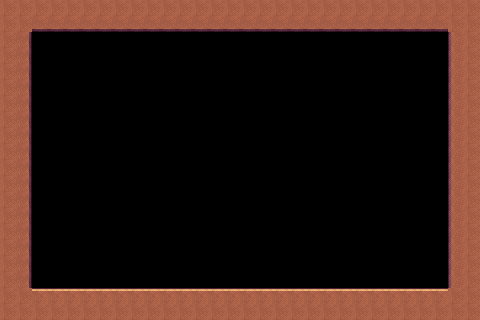

This is a level from a 2D game, rendered from its Tiled map with the project's own tilesets. A one-line summary and the complete map file follow:
An orthogonal 30x20 tile map with 16x16 px tiles, 1 tile layer (ground) and 1 object.

<map version="1.10" tiledversion="1.11.2" orientation="orthogonal" renderorder="right-down" width="30" height="20" tilewidth="16" tileheight="16" infinite="0" nextlayerid="3" nextobjectid="3">
 <tileset firstgid="1" name="Inca_front_by_Kronbits-extended" tilewidth="16" tileheight="16" tilecount="280" columns="20">
  <image source="../assets/tiles/Inca_front_by_Kronbits-extended.png" width="320" height="224" />
 </tileset>
 <layer id="1" name="ground" width="30" height="20">
  <data encoding="csv">
32,32,32,32,32,32,32,32,32,32,32,32,32,32,32,32,32,32,32,32,32,32,32,32,32,32,32,32,32,32,
32,32,72,72,72,72,72,72,72,72,72,72,72,72,72,72,72,72,72,72,72,72,72,72,72,72,72,72,32,32,
32,34,0,0,0,0,0,0,0,0,0,0,0,0,0,0,0,0,0,0,0,0,0,0,0,0,0,0,31,32,
32,34,0,0,0,0,0,0,0,0,0,0,0,0,0,0,0,0,0,0,0,0,0,0,0,0,0,0,31,32,
32,34,0,0,0,0,0,0,0,0,0,0,0,0,0,0,0,0,0,0,0,0,0,0,0,0,0,0,31,32,
32,34,0,0,0,0,0,0,0,0,0,0,0,0,0,0,0,0,0,0,0,0,0,0,0,0,0,0,31,32,
32,34,0,0,0,0,0,0,0,0,0,0,0,0,0,0,0,0,0,0,0,0,0,0,0,0,0,0,31,32,
32,34,0,0,0,0,0,0,0,0,0,0,0,0,0,0,0,0,0,0,0,0,0,0,0,0,0,0,31,32,
32,34,0,0,0,0,0,0,0,0,0,0,0,0,0,0,0,0,0,0,0,0,0,0,0,0,0,0,31,32,
32,34,0,0,0,0,0,0,0,0,0,0,0,0,0,0,0,0,0,0,0,0,0,0,0,0,0,0,31,32,
32,34,0,0,0,0,0,0,0,0,0,0,0,0,0,0,0,0,0,0,0,0,0,0,0,0,0,0,31,32,
32,34,0,0,0,0,0,0,0,0,0,0,0,0,0,0,0,0,0,0,0,0,0,0,0,0,0,0,31,32,
32,34,0,0,0,0,0,0,0,0,0,0,0,0,0,0,0,0,0,0,0,0,0,0,0,0,0,0,31,32,
32,34,0,0,0,0,0,0,0,0,0,0,0,0,0,0,0,0,0,0,0,0,0,0,0,0,0,0,31,32,
32,34,0,0,0,0,0,0,0,0,0,0,0,0,0,0,0,0,0,0,0,0,0,0,0,0,0,0,31,32,
32,34,0,0,0,0,0,0,0,0,0,0,0,0,0,0,0,0,0,0,0,0,0,0,0,0,0,0,31,32,
32,34,0,0,0,0,0,0,0,0,0,0,0,0,0,0,0,0,0,0,0,0,0,0,0,0,0,0,31,32,
32,34,0,0,0,0,0,0,0,0,0,0,0,0,0,0,0,0,0,0,0,0,0,0,0,0,0,0,31,32,
32,32,12,12,12,12,12,12,12,12,12,12,12,12,12,12,12,12,12,12,12,12,12,12,12,12,12,12,32,32,
32,32,32,32,32,32,32,32,32,32,32,32,32,32,32,32,32,32,32,32,32,32,32,32,32,32,32,32,32,32
</data>
 </layer>
 <objectgroup id="2" name="Entities">
  <object id="2" template="../assets/templates/Entrance.tx" x="64" y="256" />
 </objectgroup>
</map>
